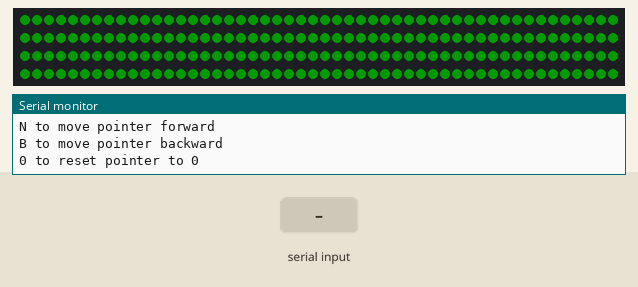
Simulated run of this sketch. Board: Arduino Uno, built with avr-gcc and run on an emulated ATmega328P. Shown: 200 RGB LEDs in strip order, left to right, continuing on the next row, the last lines printed to the serial monitor. The test bench sets the inputs (shaded band). Dim RGB values are drawn brighter than linear.

Above: at 1.2 s.
1.3 s: "1\n" received over Serial
At 2.5 s:
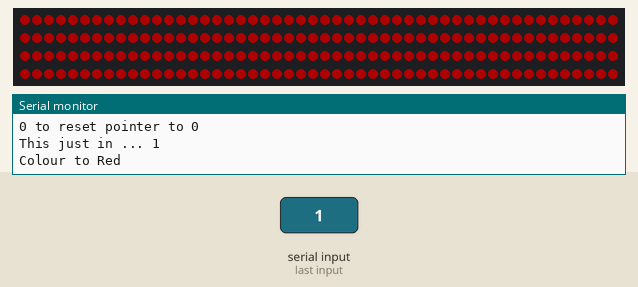
2.8 s: "0\n" received over Serial
At 3.2 s:
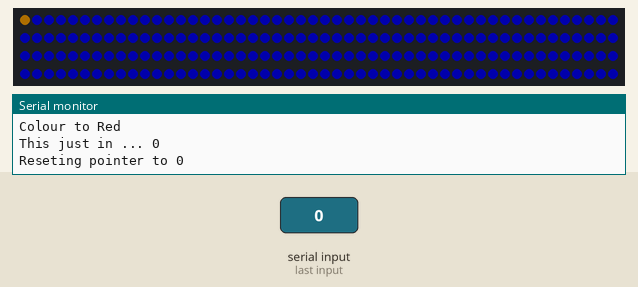
4.3 s: "2\n" received over Serial
At 4.8 s:
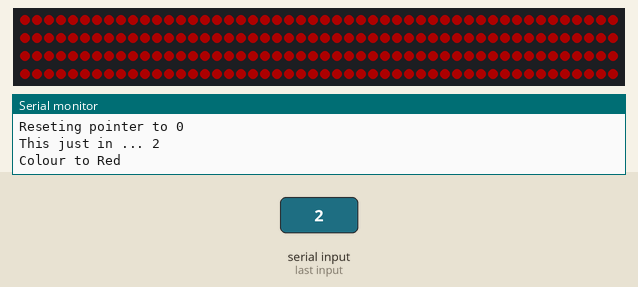
Timing chart, 0 to 7.3 s (numbered marks = the images above; inputs shaded):
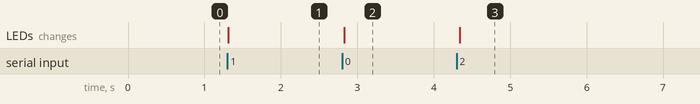

The sketch:

Test_Harness_Lukes_Backlighting.ino
```cpp
// OPENHORNET Backlighting LEDs solid colour test.
// It will set all LEDs to the colour of your choice, set your desired brightness and colour below.

#include <FastLED.h>

// Set your desired brightness and color below

String COLOUR   =  "GREEN";   // The color name that you want to show, e.g. Green, Red, Blue, White
#define BRIGHTNESS   50      // LED Brightness 0 = Off, 255 = 100%.

// Set your power supplies 5V current limit.

#define CURRENT_LIMIT   20000   // Current in mA (1000mA = 1 Amp). Most ATX PSUs provide 20A maximum.

// Defining how many pixels each backlighting connector has connected, if a connector is not used set it to zero.

#define BL1_PIXELS    200  // BL #1 Connector pixel count

// Defining what data pin each backlighting connector is connected to.

#define BL1_PIN       16  // BL #1 Connector pin


// Some other setup information. Don't change these unless you have a reason to.

#define LED_TYPE     WS2812B  // OPENHORNET backlighting LEDs are WS2812B
#define COLOUR_ORDER GRB      // OPENHORNET backlighting LEDs are GRB (green, red, blue)
#define SOLID_SPEED  100     // The refresh rate delay in ms. Leave this at around 1000 (1 second)

// Setting up the blocks of memory that will be used for storing and manipulating the led data;

CRGB BL1[BL1_PIXELS];


char receivedChar;
boolean newData = false;

unsigned long NEXT_LED_UPDATE = 0;
unsigned long LED_POINTER = 0;

void setup() {


  Serial.begin(250000);
  Serial.println("RBG Led Unit Test");
  Serial.println("G for all Green");
  Serial.println("R for all Red");
  Serial.println("N to move pointer forward");
  Serial.println("B to move pointer backward");
  Serial.println("0 to reset pointer to 0");


  // Telling the system the type, their data pin, what color order they are and how many there are;

  FastLED.addLeds<LED_TYPE, BL1_PIN, COLOUR_ORDER>(BL1, BL1_PIXELS);


  // The dimming method used. We have a large number of pixels so dithering is not ideal.

  FastLED.setDither(false);

  // Set the LEDs to their defined brightness.

  FastLED.setBrightness(BRIGHTNESS);

  // FastLED Power management set at 5V, and the defined current limit.

  FastLED.setMaxPowerInVoltsAndMilliamps(5, CURRENT_LIMIT);

  // Now apply everything we just told it about the setup.
  fill_solid( BL1, BL1_PIXELS, CRGB::Green);
  FastLED.show();

  NEXT_LED_UPDATE = millis() + 100;

}


void recvOneChar() {
    if (Serial.available() > 0) {
        receivedChar = Serial.read();
        newData = true;
    }
}

void showNewData() {
    if (newData == true) {
      if (receivedChar != '\n') {
        Serial.print("This just in ... ");
        Serial.println(receivedChar);
        newData = false;
        switch (receivedChar) {

          case ('0'):
            LED_POINTER = 0;
            Serial.println("Reseting pointer to " + String(LED_POINTER));
            fill_solid( BL1, BL1_PIXELS, CRGB::Blue);
            BL1[ LED_POINTER ] = CRGB::Orange;
            break;


          case ('N','n'):

            LED_POINTER++;
            Serial.println("Incrementing pointer to " + String(LED_POINTER));
            fill_solid( BL1, BL1_PIXELS, CRGB::Blue);
            BL1[ LED_POINTER ] = CRGB::Orange;
            break;

          case ('B','b'):

            if (LED_POINTER >= 1)
              LED_POINTER--;
            Serial.println("Decrementing pointer to " + String(LED_POINTER));
            fill_solid( BL1, BL1_PIXELS, CRGB::Blue);
            BL1[ LED_POINTER ] = CRGB::Orange;
            break;
          case ('G','g'):
            Serial.println("Colour to Green");
            COLOUR = "GREEN";

            fill_solid( BL1, BL1_PIXELS, CRGB::Green);
            break;
          default:
            Serial.println("Colour to Red");
            COLOUR = "RED";
            fill_solid( BL1, BL1_PIXELS, CRGB::Red);

            break;
        }
      }
    }
}


void loop() {
    recvOneChar();
    showNewData();

    if (millis() >= NEXT_LED_UPDATE) {
      FastLED.show();
      //FastLED.delay(SOLID_SPEED);
      NEXT_LED_UPDATE = millis() + SOLID_SPEED;
    }
}
```

Measured:
- after the input at 1.3 s, the LEDs: change at once (image 1)
- after the input at 2.8 s, the LEDs: change at once (image 2)
- after the input at 4.3 s, the LEDs: change at once (image 3)
